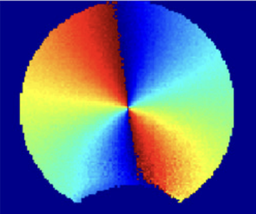
#> input picture BEMD24_429/aop1.png, 256 x 214 px, shrunk from 594 x 496 before the run
$ python BEMDwithEntrophy.py
#> lines starting #> are read from the running program, lines starting #| are printed output that depends on the picture
import numpy as np
from scipy.interpolate import Rbf  # Radial basis function interpolator
from scipy.signal import argrelextrema
from scipy.stats import entropy
import matplotlib.pyplot as plt
from PIL import Image


def find_extrema(data):
    # Identifying local maxima and minima using a larger neighborhood for a larger image
    local_max = argrelextrema(data, np.greater, order=10, mode='wrap')
    local_min = argrelextrema(data, np.less, order=10, mode='wrap')
    return local_max, local_min


def interpolate_surface(coords, values, data_shape):
    # Interpolate using radial basis function
    x, y = np.meshgrid(np.arange(data_shape[1]), np.arange(data_shape[0]))
    rbf = Rbf(coords[1], coords[0], values, function='thin_plate')
    return rbf(y, x)


def compute_entropy(data):
    # Compute the histogram of the data
    histogram, _ = np.histogram(data, bins=256, range=(0, 1))
    # Normalize the histogram
    histogram_normalized = histogram / histogram.sum()
    # Compute the entropy
    return entropy(histogram_normalized)


def bemd(image, num_imfs=10):
    imfs = []
    residual = image.copy()
    entropies = []
    for i in range(num_imfs):
        maxima, minima = find_extrema(residual)
        maxima_values = residual[maxima]
        minima_values = residual[minima]

        max_surface = interpolate_surface(maxima, maxima_values, residual.shape)
        min_surface = interpolate_surface(minima, minima_values, residual.shape)

        mean_surface = (max_surface + min_surface) / 2
        imf = residual - mean_surface
        residual = residual - imf

        imfs.append(imf)

        # Compute entropy for the IMF
        imf_entropy = compute_entropy(imf.flatten())
        entropies.append(imf_entropy)

        # Plotting for visualization
        plt.imshow(imf, cmap='gray')
        plt.title(f'IMF {i + 1}')
        plt.colorbar()
        plt.show()

    # Compute entropy for the final residual
    residual_entropy = compute_entropy(residual.flatten())
    entropies.append(residual_entropy)

    # Plotting entropy values
    plt.figure(figsize=(8, 4))
    plt.plot(entropies, marker='o', linestyle='-')
    plt.xlabel('Component Number (IMFs and Residual)')
    plt.ylabel('Entropy')
    plt.title('Entropy of IMFs and Residual')
    plt.grid(True)
    plt.show()

    return imfs, residual


# Load an existing image
image_path = 'aop1.png'  # Update this with the actual path to your image
image = Image.open(image_path)
#> image is the input picture: PIL image 256x214 RGBA; mean R, G, B, A 93.6, 100.7, 137.7, 255
image = image.convert('L')  # Convert the image to grayscale
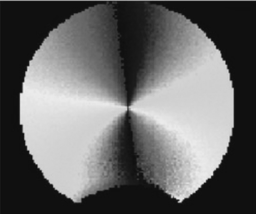
#> image: PIL image 256x214 L; min 14, max 236, mean 102.9
image_array = np.array(image) / 255.0  # Normalize pixel values to [0, 1]

imfs, residual = bemd(image_array)
#> the loop in bemd, `for i in range(num_imfs):` made 10 passes
#> (maxima, minima, imf_entropy) on passes 1 to 6: (651 positions, rows 0 to 199, columns 0 to 255, 381 positions, rows 2 to 213, columns 0 to 255, 5.41), (528 positions, rows 0 to 213, columns 0 to 255, 536 positions, rows 0 to 196, columns 0 to 255, 5.26), (378 positions, rows 0 to 130, columns 0 to 255, 363 positions, rows 0 to 213, columns 0 to 255, 5.06), (315 positions, rows 28 to 213, columns 0 to 255, 314 positions, rows 0 to 113, columns 0 to 255, 4.6), (256 positions, rows 65 to 113, columns 0 to 255, 256 positions, rows 213 to 213, columns 0 to 255, 4.7), (256 positions, rows 135 to 145, columns 0 to 255, 256 positions, rows 0 to 0, columns 0 to 255, 5.51)
#> pass 1, in bemd, `mean_surface = (max_surface + min_surface) / 2`:
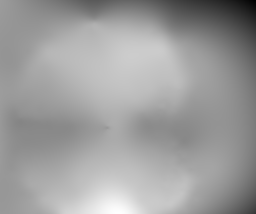
#> mean_surface: shape (214, 256) float64; min -1.75, max 1.65, mean 0.348; drawn with min black and max white
#> pass 1, in bemd, `imf = residual - mean_surface`:
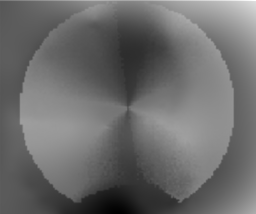
#> imf: shape (214, 256) float64; min -1.6, max 2.3, mean 0.0551; drawn with min black and max white
#> pass 1, in bemd, `plt.show()`:
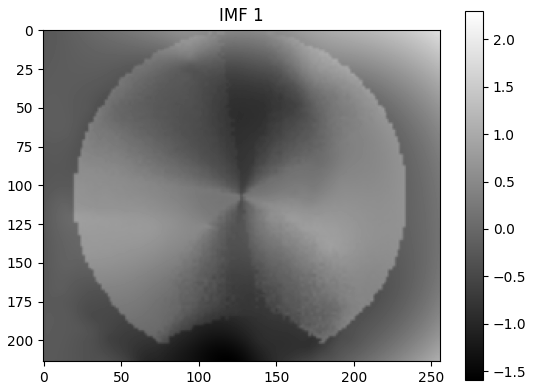
#> figure drawn by matplotlib, 2 panels
#> after the loop in bemd, `for i in range(num_imfs):`:
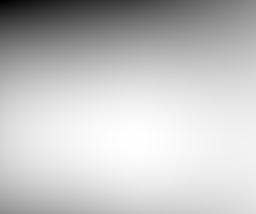
#> residual: shape (214, 256) float64; min -1.41, max -1.19, mean -1.24; drawn with min black and max white
#> after the loop in bemd, `for i in range(num_imfs):`: entropies = [5.41, 5.26, 5.06, 4.6, 4.7, 5.51, 5.38, 4.98, 4.82, 3.94]; imfs = 10 items
#> in bemd, `residual_entropy = compute_entropy(residual.flatten())`: residual_entropy = nan
#> in bemd, `plt.show()`:
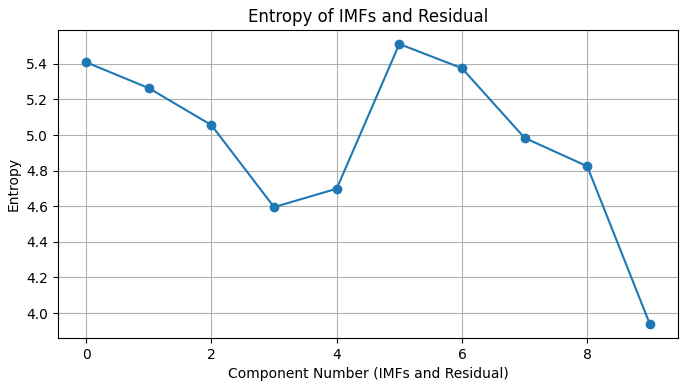
#> figure drawn by matplotlib, 1 panel
#> imfs = 10 items

plt.imshow(residual, cmap='gray')
plt.title('Residual')
plt.colorbar()
plt.show()
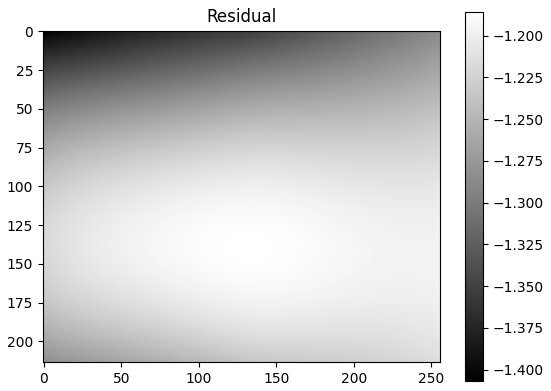
#> figure drawn by matplotlib, 2 panels
